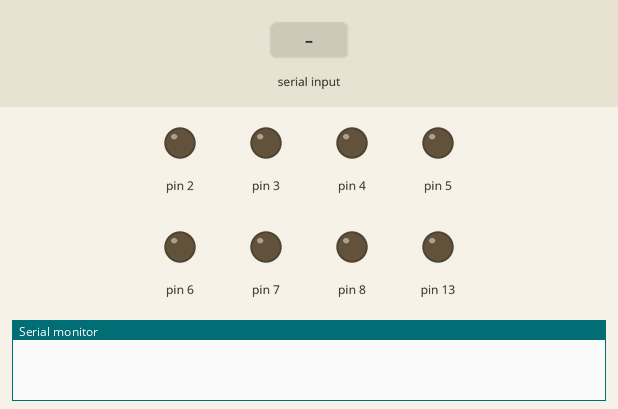
Simulated run of this sketch. Board: Arduino Uno, built with avr-gcc and run on an emulated ATmega328P. Shown: output pins drawn as LEDs (lit = HIGH), the last lines printed to the serial monitor. Inputs (shaded band) come from the test bench.

Above: at 1.2 s.
1.3 s: "forward" received over the second serial link
At 2.5 s:
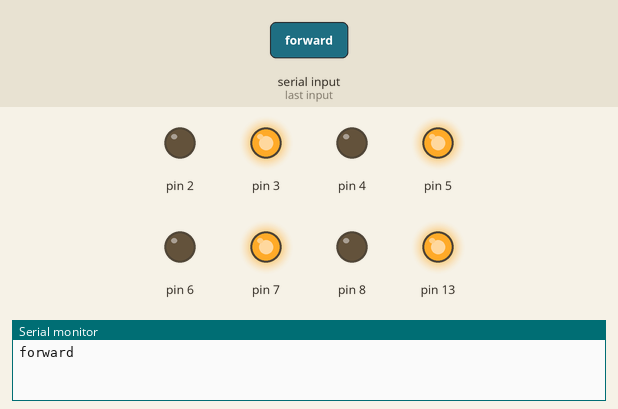
2.8 s: "backward" received over the second serial link
At 4.0 s:
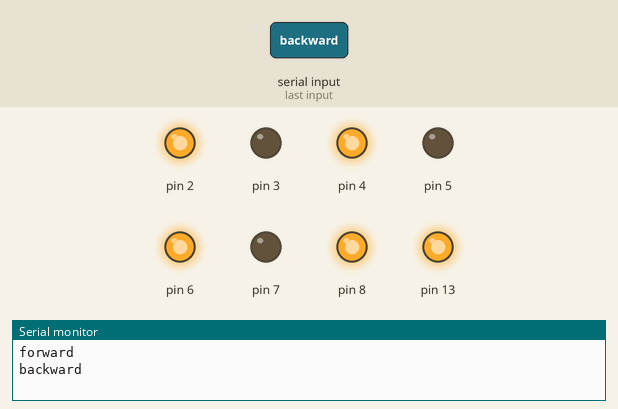
4.3 s: "right" received over the second serial link
At 5.4 s:
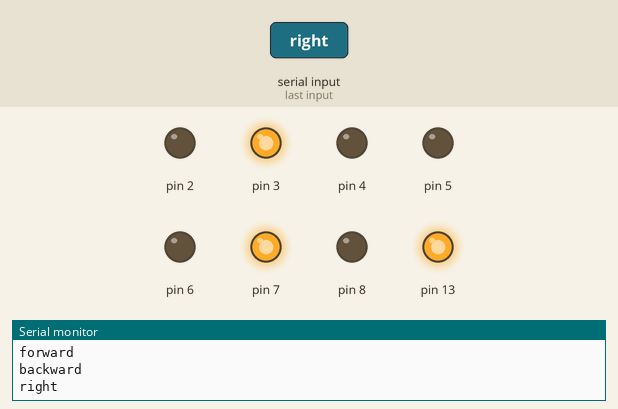
5.8 s: "left" received over the second serial link
At 6.1 s:
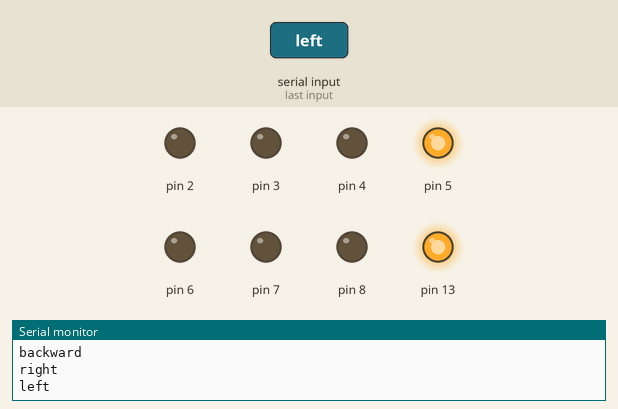
Timing chart, 0 to 8.3 s (numbered marks = the images above; inputs shaded):
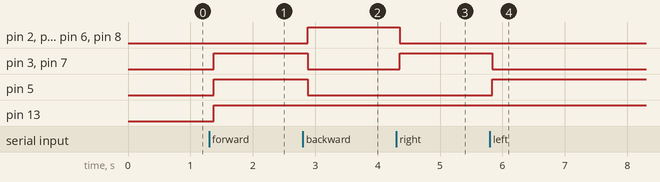

The sketch:

slave.ino
```cpp
#include <SoftwareSerial.h>

SoftwareSerial BTSerial(10, 11); // RX | TX
String readdata;

void setup()
{
  pinMode(13, OUTPUT);
  Serial.begin(9600);
  BTSerial.begin(38400);  // HC-05 default speed in AT command more


 pinMode(2,OUTPUT);//1-+
 pinMode(3,OUTPUT);//1-
 pinMode(4,OUTPUT);//2+
 pinMode(5,OUTPUT);//2-
 pinMode(5,OUTPUT);//3+
 pinMode(6,OUTPUT);//3-
 pinMode(7,OUTPUT);//4+
 pinMode(8,OUTPUT);//4-

}

void loop()
{
    while (BTSerial.available()) {
    delay(10);
    char c = BTSerial.read();
    readdata += c;
  }
  if (readdata.length() > 0) {

    if (readdata == "stop")
    {
      digitalWrite(13, LOW);
      Serial.println(readdata);


      digitalWrite(2,LOW);
      digitalWrite(3,LOW);
      digitalWrite(4,LOW);
      digitalWrite(5,LOW);
      digitalWrite(6,LOW);
      digitalWrite(7,LOW);
      digitalWrite(8,LOW);
      digitalWrite(9,LOW);

      //delay(100);

    }
        else if (readdata == "forward")
    {
      digitalWrite (13, HIGH);
      Serial.println(readdata);

       digitalWrite(2,LOW);
       digitalWrite(3,HIGH);     //FORWARD
       digitalWrite(4,LOW);
       digitalWrite(5,HIGH);
       digitalWrite(6,LOW);
       digitalWrite(7,HIGH);
       digitalWrite(8,LOW);
       digitalWrite(9,HIGH);


      //delay (100);
    }

     else if (readdata == "backward")
    {
      digitalWrite (13, HIGH);
      Serial.println(readdata);

     digitalWrite(2,HIGH);
     digitalWrite(3,LOW);
     digitalWrite(4,HIGH);
     digitalWrite(5,LOW);        //BACKWARD
     digitalWrite(6,HIGH);
     digitalWrite(7,LOW);
     digitalWrite(8,HIGH);
     digitalWrite(9,LOW);

      //delay (100);
    }

     else if (readdata == "right")
    {
      digitalWrite (13, HIGH);
      Serial.println(readdata);


       digitalWrite(2,LOW);
       digitalWrite(3,HIGH);
       digitalWrite(4,LOW);    //RIGHT
       digitalWrite(5,LOW);
       digitalWrite(6,LOW);
       digitalWrite(7,HIGH);
       digitalWrite(8,LOW);
       digitalWrite(9,LOW);

      //delay (100);
    }

    else if (readdata == "left")
    {
      digitalWrite (13, HIGH);
      Serial.println(readdata);


       digitalWrite(2,LOW);
       digitalWrite(3,LOW);
       digitalWrite(4,LOW);
       digitalWrite(5,HIGH);     //LEFT
       digitalWrite(6,LOW);
       digitalWrite(7,LOW);
       digitalWrite(8,LOW);
       digitalWrite(9,HIGH);

      //delay (100);
    }


    readdata = "";
  }
}
```

Measured:
- after the input at 1.3 s, pin 3, pin 5, pin 7, pin 13: LOW → HIGH after 0.07 s
- after the input at 2.8 s, pin 2, pin 4, pin 6, pin 8: LOW → HIGH after 0.08 s; pin 3, pin 5, pin 7: HIGH → LOW after 0.08 s
- after the input at 4.3 s, pin 2, pin 4, pin 6, pin 8: HIGH → LOW after 0.05 s; pin 3, pin 7: LOW → HIGH after 0.05 s
- after the input at 5.8 s, pin 3, pin 7: HIGH → LOW at once; pin 5: LOW → HIGH at once
